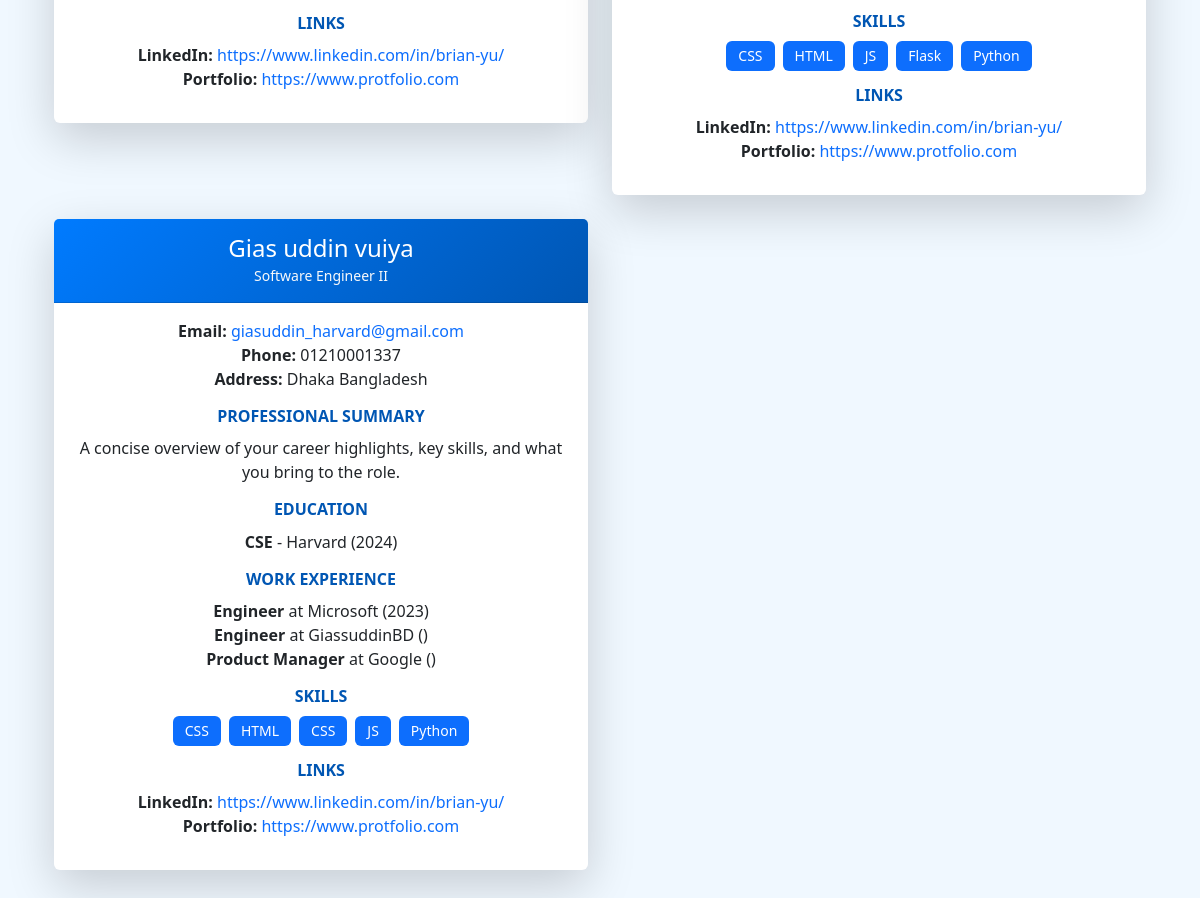
Page /templates (lower part) on the earlier database version.
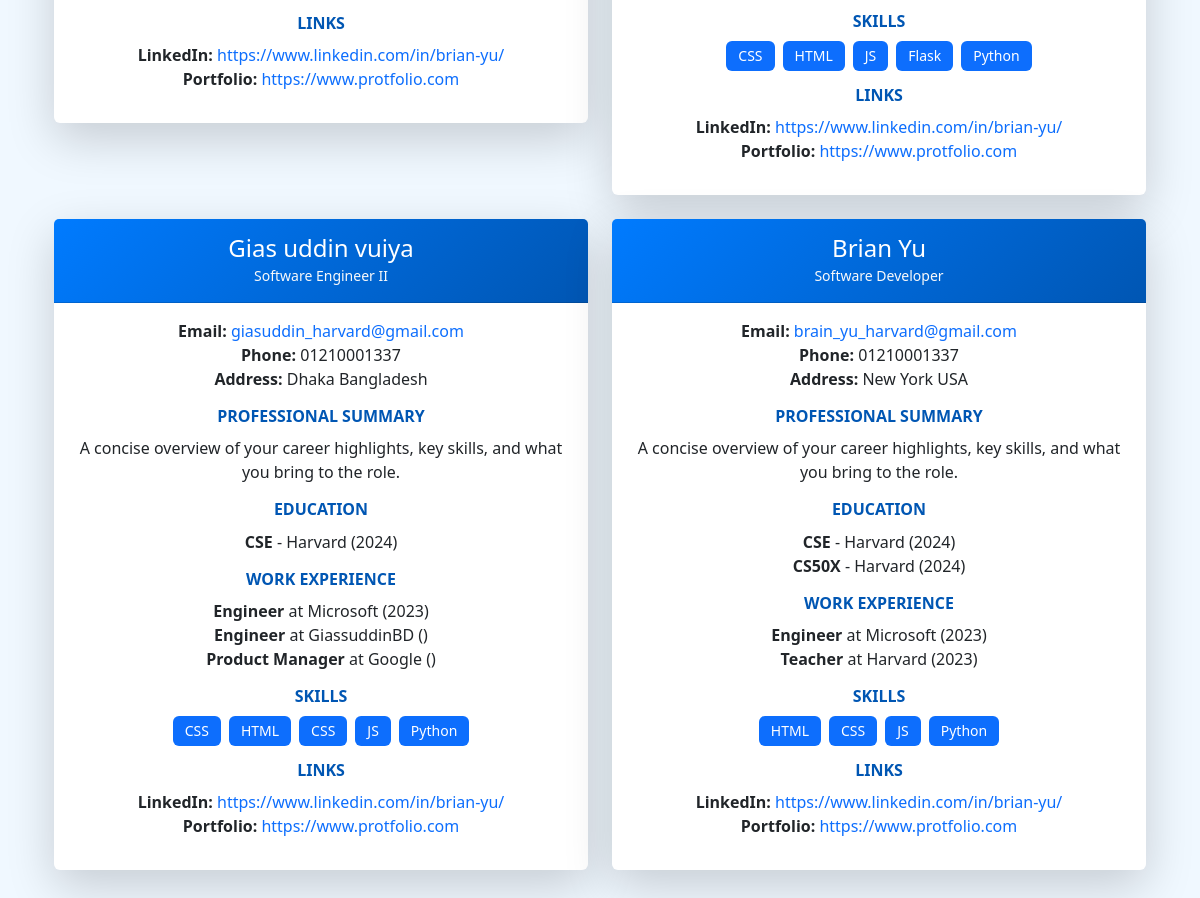
Same page on the later database version.
### tables this page shows
CREATE TABLE resumes(
    id INTEGER PRIMARY KEY AUTOINCREMENT,
    user_id INTEGER NOT NULL,
    title TEXT NOT NULL,
    name TEXT NOT NULL,
    email TEXT NOT NULL,
    phone TEXT,
    address TEXT,
    linkedin TEXT,
    portfolio TEXT,
    professional_summary TEXT,
    education TEXT,
    work_experience TEXT,
    skills TEXT,
    created_at TIMESTAMP DEFAULT CURRENT_TIMESTAMP,
    FOREIGN KEY (user_id) REFERENCES users(id)
);

### app.py (the view)
@app.route("/templates", methods=["GET"])
def templates():
    try:
        resumes = db.execute("SELECT * FROM resumes")
        for resume in resumes:
            if 'education' in resume and resume['education']:
                resume['education'] = json.loads(resume['education'])
            if 'work_experience' in resume and resume['work_experience']:
                resume['work_experience'] = json.loads(resume['work_experience'])
            if 'skills' in resume and resume['skills']:
                resume['skills'] = json.loads(resume['skills'])
        template_s = ['template-1.html', 'template-2.html', 'template-3.html']
        for i, resume in enumerate(resumes):
            resume['template'] = template_s[i % len(template_s)]  # Rotate through templates
        return render_template('templates.html', resumes=resumes)
    except Exception as e:
        app.logger.error(f"Error fetching resumes: {e}")
        flash("An error occurred while fetching resumes.")
        return render_template("templates.html", resumes=[])

### app.py (called while the page is built)
@app.after_request
def after_request(response):
    response.headers["Cache-Control"] = "no-cache, no-store, must-revalidate"
    response.headers["Expires"] = 0
    response.headers["Pragma"] = "no-cache"
    return response

### templates/templates.html (shortened to what this page needs)
{% extends "layout.html" %}
{% block main %}
<div class="container my-5">
    {% if resumes %}
        <div class="row g-4">
            {% for resume in resumes %}
            <div class="col-lg-6 col-md-12">
                <div class="card resume-card shadow-lg border-0">
                    <div class="card-header bg-gradient-primary text-white">
                        <h4 class="mb-0">{{ resume.name }}</h4>
                        <small class="text-light">{{ resume.title }}</small>
                    </div>
                    <div class="card-body">
                        <div class="resume-section">
                            <p>
                                <strong>Email:</strong>
                                <a href="mailto:{{ resume.email }}" class="text-decoration-none text-primary">{{ resume.email }}</a><br>
                                <strong>Phone:</strong> {{ resume.phone }}<br>
                                <strong>Address:</strong> {{ resume.address }}
                            </p>
                        </div>
                        <div class="resume-section">
                            <h5 class="section-title">Professional Summary</h5>
                            <p>{{ resume.professional_summary }}</p>
                        </div>
                        <div class="resume-section">
                            <h5 class="section-title">Education</h5>
                            <ul class="list-unstyled">
                                {% for edu in resume.education %}
                                <li>
                                    <strong>{{ edu.degree }}</strong> - {{ edu.institution }} ({{ edu.year }})
                                </li>
                                {% endfor %}
                            </ul>
                        </div>
                        <div class="resume-section">
                            <h5 class="section-title">Work Experience</h5>
                            <ul class="list-unstyled">
                                {% for work in resume.work_experience %}
                                <li>
                                    <strong>{{ work.role }}</strong> at {{ work.company }} ({{ work.year }})
                                </li>
                                {% endfor %}
                            </ul>
                        </div>
                        <div class="resume-section">
                            <h5 class="section-title">Skills</h5>
                            <div class="d-flex flex-wrap gap-2">
                                {% for skill in resume.skills %}
                                <span class="badge bg-primary text-white">{{ skill }}</span>
                                {% endfor %}
                            </div>
                        </div>
                        <div class="resume-section">
                            <h5 class="section-title">Links</h5>
                            <p>
                                {% if resume.linkedin %}
                                <strong>LinkedIn:</strong>
                                <a href="{{ resume.linkedin }}" target="_blank" class="text-decoration-none text-primary">{{ resume.linkedin }}</a><br>
                                {% endif %}
                                {% if resume.portfolio %}
                                <strong>Portfolio:</strong>
                                <a href="{{ resume.portfolio }}" target="_blank" class="text-decoration-none text-primary">{{ resume.portfolio }}</a>
                                {% endif %}
                            </p>
                        </div>
                    </div>
                </div>
            </div>
            {% endfor %}
        </div>
    {% else %}
        <div class="alert alert-warning text-center" role="alert">
            No resumes found.
        </div>
    {% endif %}
</div>
{% endblock %}

Differences in the rows shown:
added resumes: name "Brian Yu", title "Software Developer", email "brain_yu_harvard@gmail.com", phone "01210001337", address "New York USA", professional_summary "A concise overview of your career highlights, key skills, and what you bring to the role.", degree "CSE" "CS50X", institution "Harvard" "Harvard", year "2024" "2024", role "Engineer" "Teacher", company "Microsoft" "Harvard", year "2023" "2023", skills "HTML" "CSS" "JS" "Python", linkedin "https://www.linkedin.com/in/brian-yu/", portfolio "https://www.protfolio.com"
